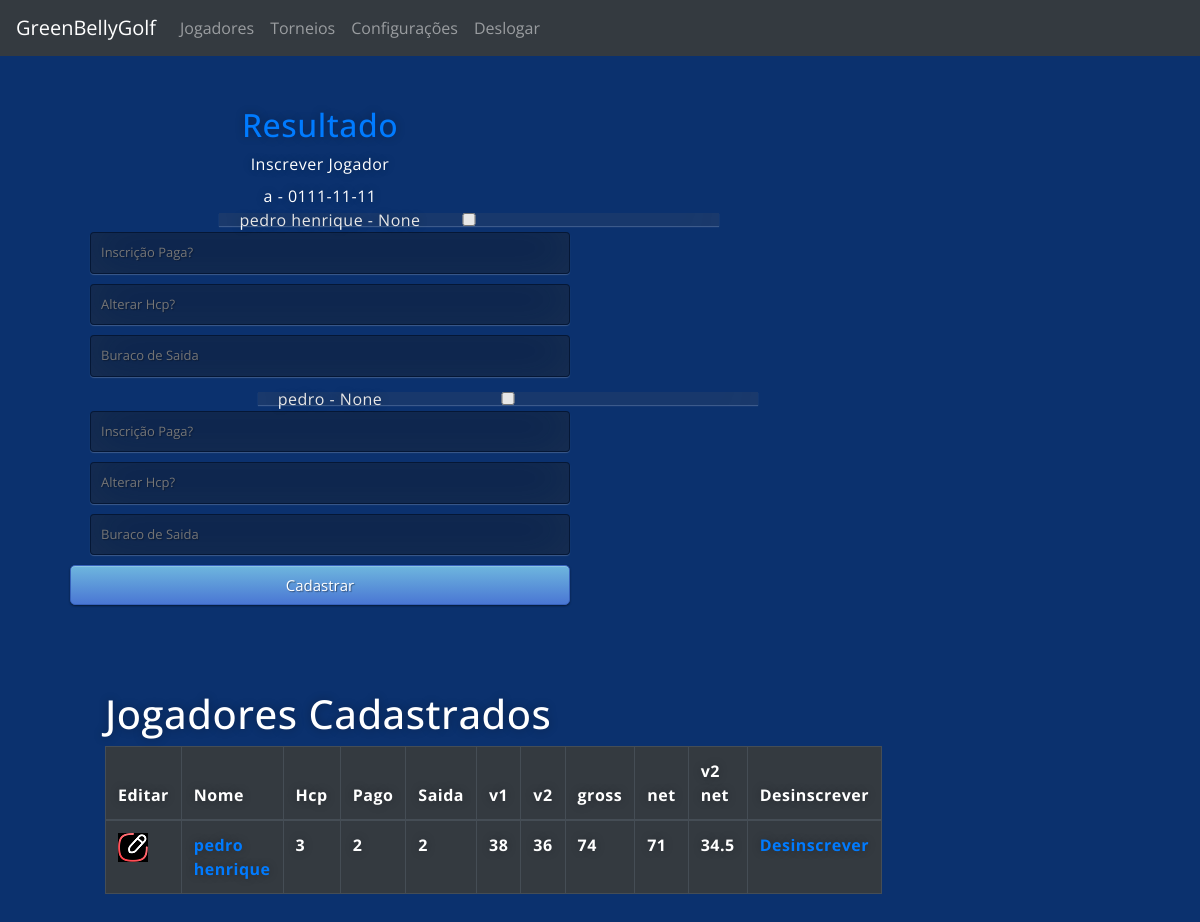
/torneio/apuracao/1 (signed in), run on the app's committed database.
### main.py (models this page shows)
class Torneios(db.Model):
    id = db.Column(db.Integer, primary_key=True)
    name = db.Column(db.String(1000))
    date = db.Column(db.String(100))
    type = db.Column(db.String(100))
    cat = db.Column(db.String(100))

class Player(db.Model):
    id = db.Column(db.Integer, primary_key=True)
    name = db.Column(db.String(1000))
    email = db.Column(db.String(100))
    hcp_id = db.Column(db.Integer, unique=True)
    hcp_index = db.Column(db.Float)
    hcp_qn = db.Column(db.Float)
    pt_ranking = db.Column(db.Float)
    cat = db.Column(db.String(10))
    juv = db.Column(db.String(10))
    senior = db.Column(db.String(10))

class Torneio_atual(db.Model):
    id = db.Column(db.Integer, primary_key=True)
    torneio_id = db.Column(db.String(100))
    jogador_id = db.Column(db.String(100))
    jogador = db.Column(db.String(100))
    hcp = db.Column(db.String(100))
    cat = db.Column(db.String(100))
    juv = db.Column(db.String(100))
    senior = db.Column(db.String(100))
    b_saida = db.Column(db.String(100))
    pago = db.Column(db.String(100))
    b1 = db.Column(db.Integer)
    b2 = db.Column(db.Integer)
    b3 = db.Column(db.Integer)
    b4 = db.Column(db.Integer)
    b5 = db.Column(db.Integer)
    b6 = db.Column(db.Integer)
    b7 = db.Column(db.Integer)
    b8 = db.Column(db.Integer)
    b9 = db.Column(db.Integer)
    b10 = db.Column(db.Integer)
    b11 = db.Column(db.Integer)
    b12 = db.Column(db.Integer)
    b13 = db.Column(db.Integer)
    b14 = db.Column(db.Integer)
    b15 = db.Column(db.Integer)
    b16 = db.Column(db.Integer)
    b17 = db.Column(db.Integer)
    b18 = db.Column(db.Integer)
    v1_gross = db.Column(db.Integer)
    v2_gross = db.Column(db.Integer)
    total_gross = db.Column(db.Integer)
    total_net = db.Column(db.Integer)
    v2_net = db.Column(db.Integer)
    ult_6b_net = db.Column(db.Integer)
    ult_3b_net = db.Column(db.Integer)
    ult_b_net = db.Column(db.Integer)
    ganhos = db.Column(db.Integer)
    pt_rkg = db.Column(db.Integer)
    obs = db.Column(db.String(100))

### main.py (the view, shortened to what this page needs)
@app.route('/torneio/apuracao/<id>', methods=["GET", "POST"])
@login_required
def torneio_atual(id):
    t = Torneios.query.filter_by(id=id).first()
    torneio = Torneio_atual.query.filter_by(
        torneio_id=id).order_by(Torneio_atual.b_saida.asc(), Torneio_atual.jogador).all()
    print(t)
    p = Player.query.all()
    return render_template('torneio_atual.html',
                           title='Players',
                           name=current_user.name, t=t, p=p, torneio=torneio, logged_in=True)

### main.py (called while the page is built)
@login_manager.user_loader
def load_user(user_id):
    return User.query.get(int(user_id))

### templates/torneio_atual.html (shortened to what this page needs)
{% extends "base.html" %}
{% block content %}
<div class="box_left">
    <div>
        <h2><a href="{{ url_for('resultado_apuracao', id=t.id) }}"> Resultado</a> </h2>
    </div>
    <div><label for="player">Inscrever Jogador</label>
        <div>{{t.name}} - {{t.date}}</div>
        <form action="{{ url_for('torneio_atual', id=t.id) }}" method="post">
            {% for player in p %}
            <div class="form-check">
                <input class="form-check-input" type="checkbox" value={{player.hcp_id}} name="checkbox_jogadores"
                    id="checkbox_jogadores">
                <label class="form-check-label" for="checkbox_jogadores">
                    {{player.name}} - {{player.hcp_qn}}
                </label>
                <input type="text" name="{{player.hcp_id}}_pago" placeholder="Inscrição Paga?" />
                <input type="text" name="{{player.hcp_id}}_hcp" placeholder="Alterar Hcp?" />
                <input type="text" name="{{player.hcp_id}}_b_saida" placeholder="Buraco de Saida" />
            </div>
            {% endfor %}
            <button type="submit" class="btn btn-primary btn-block btn-large">Cadastrar</button>
        </form>
        <div class="jog_cad">
            <h1 style="padding-top:50px">Jogadores Cadastrados</h1>
            <table class="table table-dark table-bordered ">
                <thead class="thead-dark">
                    <tr>
                        <th scope="col">Editar</th>
                        <th scope="col">Nome</th>
                        <th scope="col">Hcp</th>
                        <th scope="col">Pago</th>
                        <th scope="row">Saida</th>
                        <th scope="col">v1</th>
                        <th scope="col">v2</th>
                        <th scope="col">gross</th>
                        <th scope="col">net</th>
                        <th scope="col">v2 net</th>
                        <th scope="col">Desinscrever</th>
                    </tr>
                </thead>
                <tbody>
                    {% for row in torneio %}
                    <tr>
                        <th scope="row"><a href="/torneio/apuracao/{{row.torneio_id}}/{{row.jogador}}"><img
                                    src="/static/img/edit.png"></a></th>
                        <th scope="row"><a
                                href="/torneio/apuracao/{{row.torneio_id}}/{{row.jogador}}">{{row.jogador}}</a>
                        </th>
                        <th scope="row">{{row.hcp}}</th>
                        <th scope="row">{{row.pago}}</th>
                        <th scope="row">{{row.b_saida}}</th>
                        <th scope="row">{{row.v1_gross}}</th>
                        <th scope="row">{{row.v2_gross}}</th>
                        <th scope="row">{{row.total_gross}}</th>
                        <th scope="row">{{row.total_net}}</th>
                        <th scope="row">{{row.v2_net}}</th>
                        <th scope="row"><a
                                href="/torneio/apuracao/{{row.torneio_id}}/{{row.jogador_id}}/delete">Desinscrever</a>
                        </th>
                        {% endfor %}
                </tbody>
        </div>
    </div>
    {% endblock %}

### static/css/styles.css (style rules this page uses)
.btn { display: inline-block; *display: inline; *zoom: 1; padding: 10px 10px 10px; margin-bottom: 0; font-size: 13px; line-height: 18px; color: #333333; text-align: center; text-shadow: 0 1px 1px rgba(255, 255, 255, 0.75); vertical-align: middle; background-color: #f5f5f5; background-image: -moz-linear-gradient(top, #ffffff, #e6e6e6); background-image: -ms-linear-gradient(top, #ffffff, #e6e6e6); background-image: -webkit-gradient(linear, 0 0, 0 100%, from(#ffffff), to(#e6e6e6)); background-image: -webkit-linear-gradient(top, #ffffff, #e6e6e6); background-image: -o-linear-gradient(top, #ffffff, #e6e6e6); background-image: linear-gradient(top, #ffffff, #e6e6e6); background-repeat: repeat-x; filter: progid:dximagetransform.microsoft.gradient(startColorstr=#ffffff, endColorstr=#e6e6e6, GradientType=0); border-color: #e6e6e6 #e6e6e6 #e6e6e6; border-color: rgba(0, 0, 0, 0.1) rgba(0, 0, 0, 0.1) rgba(0, 0, 0, 0.25); border: 1px solid #e6e6e6; -webkit-border-radius: 4px; -moz-border-radius: 4px; border-radius: 4px; -webkit-box-shadow: inset 0 1px 0 rgba(255, 255, 255, 0.2), 0 1px 2px rgba(0, 0, 0, 0.05); -moz-box-shadow: inset 0 1px 0 rgba(255, 255, 255, 0.2), 0 1px 2px rgba(0, 0, 0, 0.05); box-shadow: inset 0 1px 0 rgba(255, 255, 255, 0.2), 0 1px 2px rgba(0, 0, 0, 0.05); cursor: pointer; *margin-left: .3em; }
.btn-large { padding: 9px 14px; font-size: 15px; line-height: normal; -webkit-border-radius: 5px; -moz-border-radius: 5px; border-radius: 5px; }
.btn-primary, .btn-primary:hover { text-shadow: 0 -1px 0 rgba(0, 0, 0, 0.25); color: #ffffff; }
.btn-primary { background-color: #4a77d4; background-image: -moz-linear-gradient(top, #6eb6de, #4a77d4); background-image: -ms-linear-gradient(top, #6eb6de, #4a77d4); background-image: -webkit-gradient(linear, 0 0, 0 100%, from(#6eb6de), to(#4a77d4)); background-image: -webkit-linear-gradient(top, #6eb6de, #4a77d4); background-image: -o-linear-gradient(top, #6eb6de, #4a77d4); background-image: linear-gradient(top, #6eb6de, #4a77d4); background-repeat: repeat-x; filter: progid:dximagetransform.microsoft.gradient(startColorstr=#6eb6de, endColorstr=#4a77d4, GradientType=0); border: 1px solid #3762bc; text-shadow: 1px 1px 1px rgba(0, 0, 0, 0.4); box-shadow: inset 0 1px 0 rgba(255, 255, 255, 0.2), 0 1px 2px rgba(0, 0, 0, 0.5); }
.btn-block { width: 100%; display: block; margin-bottom: 20px; }
* { -webkit-box-sizing: border-box; -moz-box-sizing: border-box; -ms-box-sizing: border-box; -o-box-sizing: border-box; box-sizing: border-box; }
html { height: 100%; margin: auto; }
body { margin: auto; height: 100%; font-family: 'Open Sans', sans-serif; background: #0b316e; }
a { text-decoration: none; text-align: center; }
input { width: 100%; margin-bottom: 10px; background: rgba(0, 0, 0, 0.3); border: none; outline: none; padding: 10px; font-size: 13px; color: #fff; text-shadow: 1px 1px 1px rgba(0, 0, 0, 0.3); border: 1px solid rgba(0, 0, 0, 0.3); border-radius: 4px; box-shadow: inset 0 -5px 45px rgba(100, 100, 100, 0.2), 0 1px 1px rgba(255, 255, 255, 0.2); -webkit-transition: box-shadow .5s ease; -moz-transition: box-shadow .5s ease; -o-transition: box-shadow .5s ease; -ms-transition: box-shadow .5s ease; transition: box-shadow .5s ease; }
.box_left { position: relative; top: 5%; left: 5%; margin: 10px 0 0 10px; width: 500px; height: 300px; color: #fff; text-shadow: 0 0 10px rgba(0, 0, 0, 0.3); letter-spacing: 0.5px; text-align: center; }
.jog_cad { position: relative; left: 5%; margin: 35px 0 0 10px; width: fit-content; height: 300px; color: #fff; text-shadow: 0 0 10px rgba(0, 0, 0, 0.3); letter-spacing: 0.5px; text-align: left; }

### data on the page
Torneios: name "a", date "0111-11-11"
Player: name "pedro henrique", hcp_qn "None"
Player: name "pedro", hcp_qn "None"
Torneio_atual: jogador "pedro henrique", hcp "3", pago "2", b_saida "2", v1_gross "38", v2_gross "36", total_gross "74", total_net "71", v2_net "34.5"
